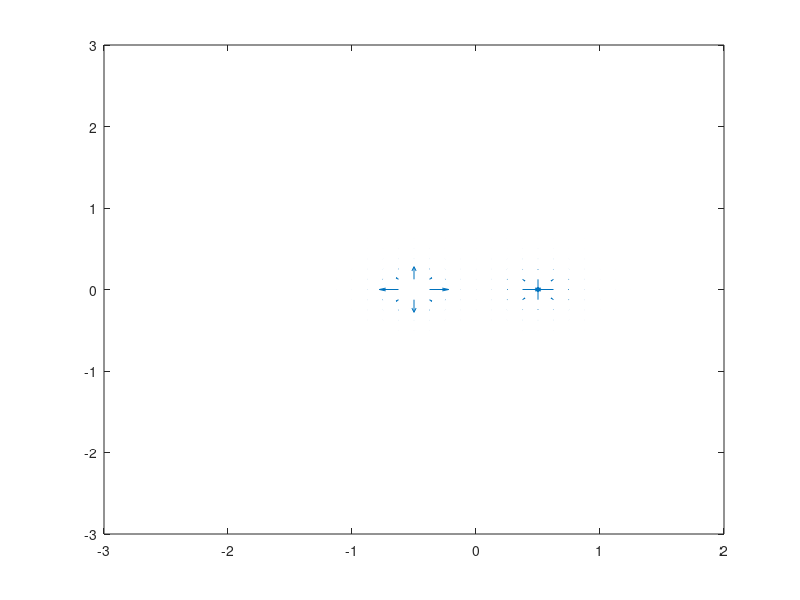

The MATLAB source for this figure:
% Electric field of dipole.
xMinRange=-2;
yMinRange=-2;
xMaxRange=2;
yMaxRange=2;
dx=0.125;
dy=0.125;
[x y] = meshgrid(xMinRange:dx:xMaxRange,yMinRange:dy:yMaxRange);

rp = [-0.5 0];
rn = [0.5 0];
r = [x y];
qp = 1e-9;
qn = -1e-9;
e0 = (1e-9)/(36*pi);
Epx = qp/(4*pi*e0)*(x-rp(1))./((x-rp(1)).^2+(y-rp(2)).^2).^3;
Epy = qp/(4*pi*e0)*(y-rp(2))./((x-rp(1)).^2+(y-rp(2)).^2).^3;

Enx = qn/(4*pi*e0)*(x-rn(1))./((x-rn(1)).^2+(y-rn(2)).^2).^3;
Eny = qn/(4*pi*e0)*(y-rn(2))./((x-rn(1)).^2+(y-rn(2)).^2).^3;

quiver(x,y,Epx+Enx,Epy+Eny)